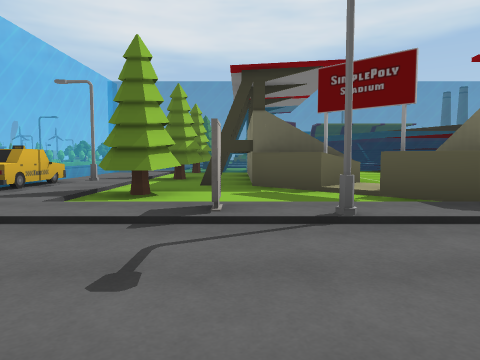
view 1 (above)

24 first-person views from a walk through a 3-D level made in the Unity game engine. The camera is 1.2 m above the floor, tilts 4° down and sees 70° across. The floor is counted in squares, 2.68 m on a side. Each view is taken from the middle of a square. On the plan, view 1 faces up. The plan holds only what a view shows up to about 9 squares ahead; the rest is blank. The place goes on beyond the plan. The player character is not drawn. Some animated figures are left out.

view 2
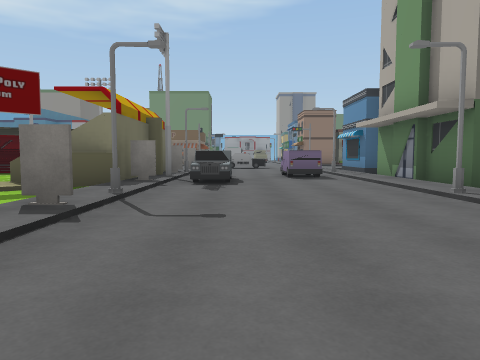

view 3
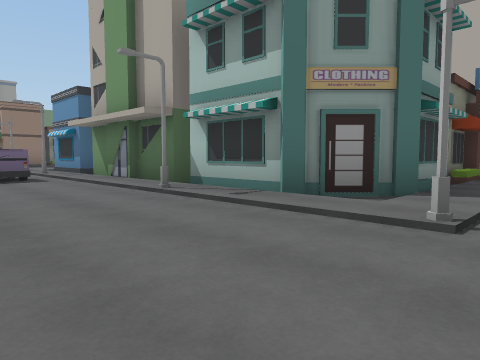

view 4
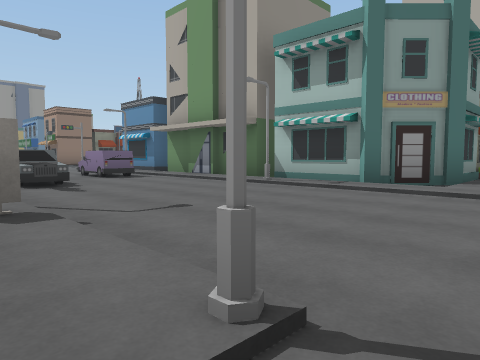

view 5
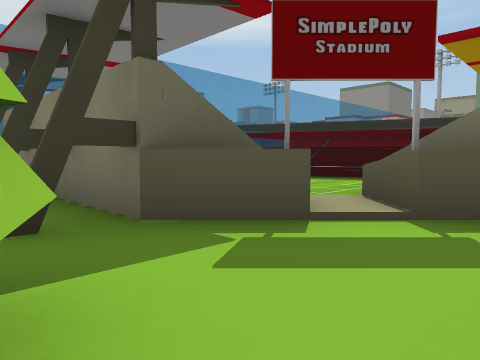

view 6
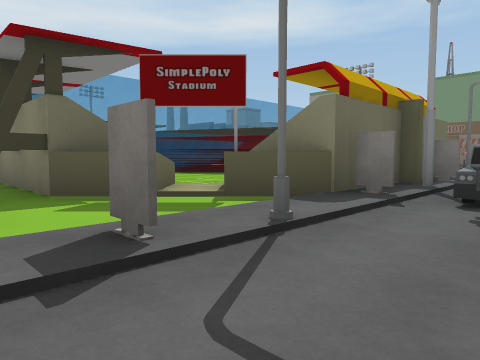

view 7
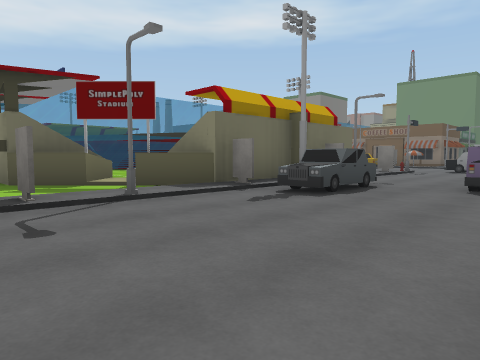

view 8
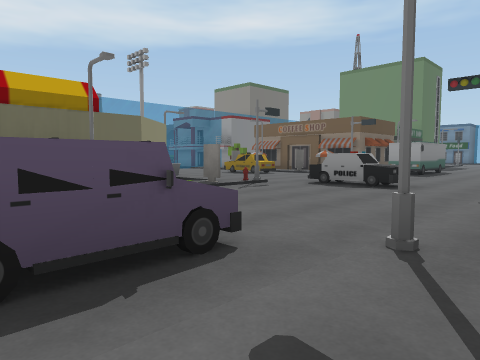

view 9
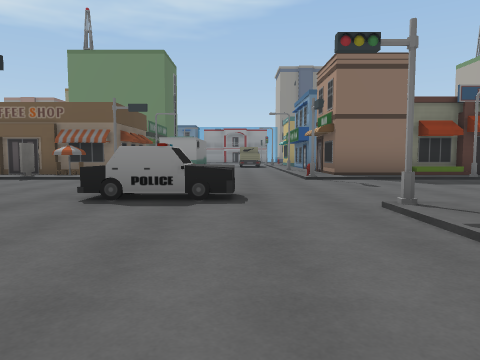

view 10
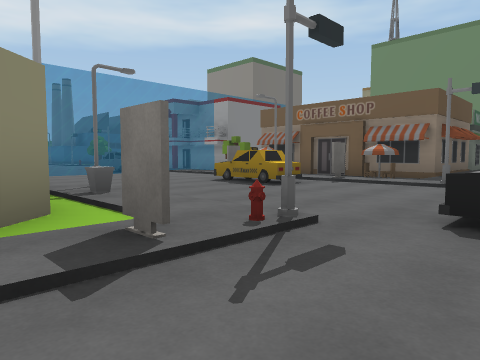

view 11
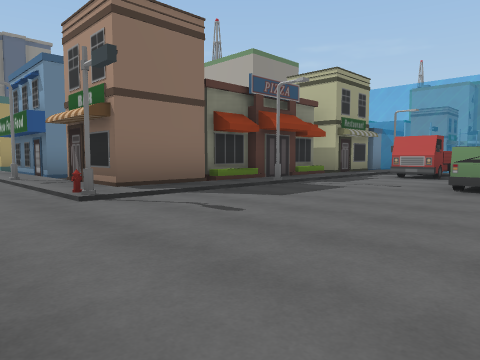

view 12
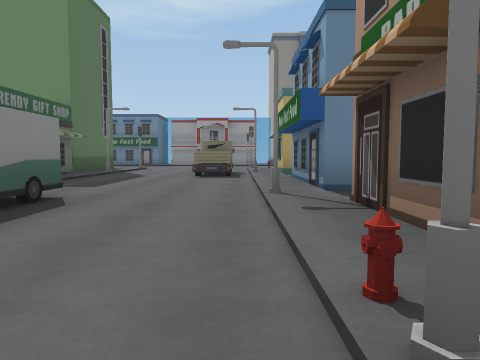

view 13
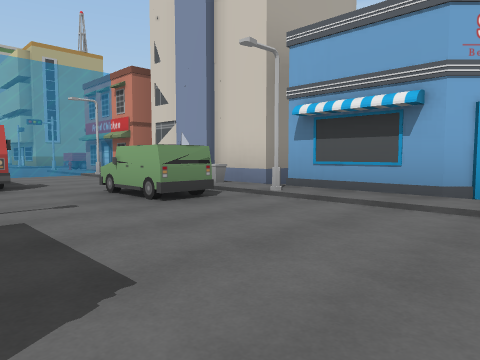

view 14
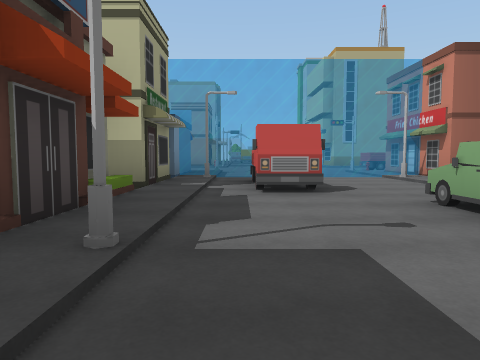

view 15
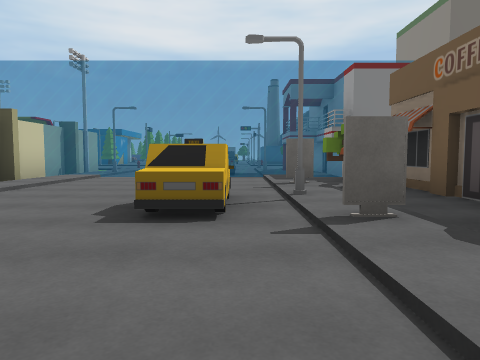

view 16
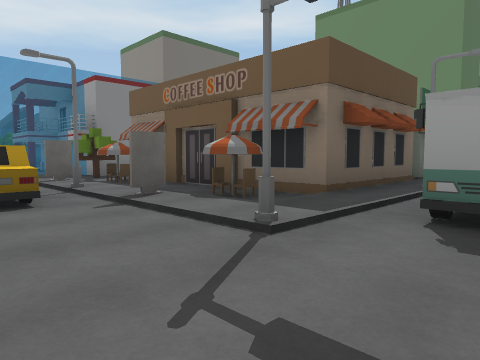

view 17
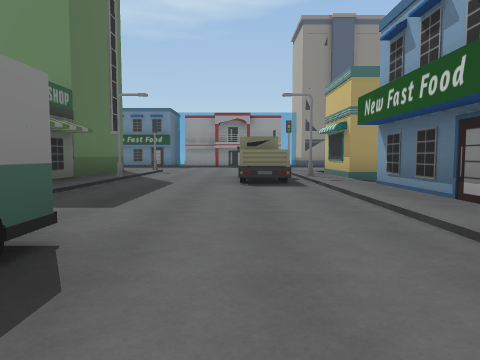

view 18
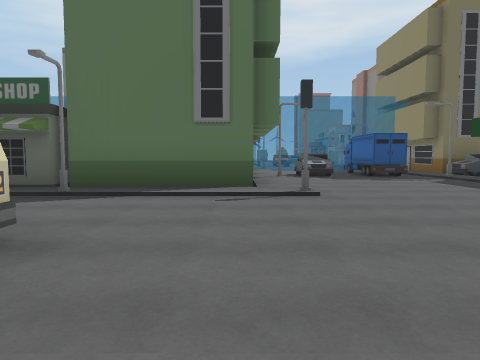

view 19
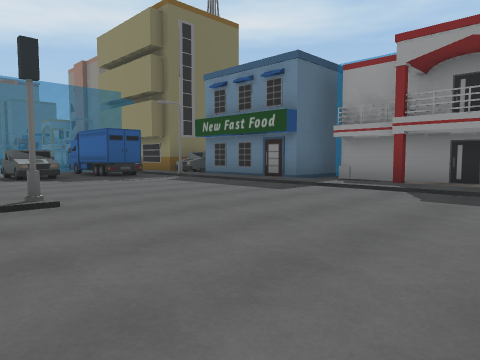

view 20
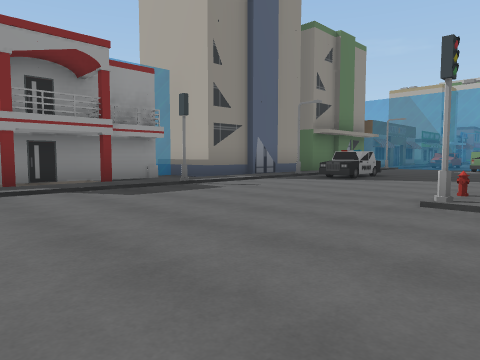

view 21
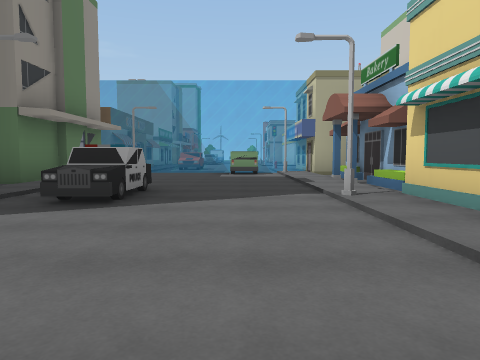

view 22
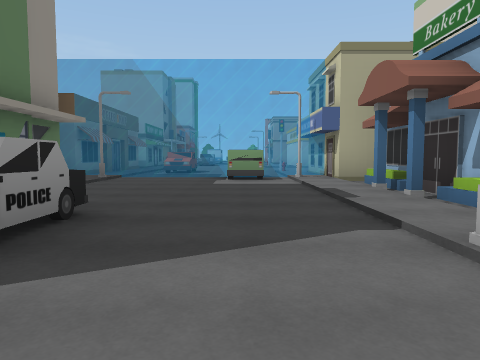

view 23
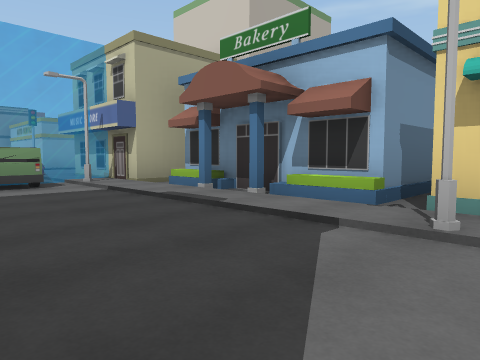

view 24
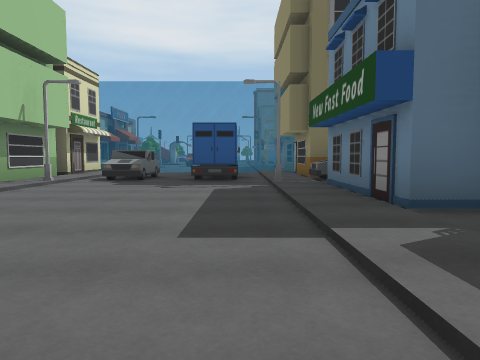

### Floor plan
Key: @ floor where view 1 was taken; # wall or solid block; x gap in a wall; . main floor; : floor 0.25 m higher than the main floor; / step, stairs or slope; = window, fence, low wall or low ledge; B building; T taxi; S streetlight; C car; H hydrant; R truck; O other object.
Columns run from 4 left of view 1 to 31 right of it. Each row starts with its distance up from view 1.
 11      B      #S.OOS#
 10    O B      ===OO=#             B
  9 =.:O BB=BBB .:...:##       B   .:B
  8 =.:.BBB BBBB#:...:O        B:.OO:B
  7  .:O#BB BBBB.:...OO        B:R.O:R
  6 TTS.#BB  BBB S..TS##       BSR.OS
  5 TT:..BB B BB.O..T:##    B  B:...:B
  4  .:O..BBBB B.:...OO#    B  B:...:B
  3  .:.O..OBOB.O:...:.###OOBBBB:...:BB
  2  .#..S....S..H...#..S....S..#...:.#
  1  ......CC.....C...OO............#.#
  0  ...@...OO....C.........RR......x.#
 -1  .#..S....S..#...H..S....S......:.#
 -2  .::B::B::##::...:OO:BBB:##:H...:.=
 -3   :B BB BB ##:...:OO B   #  :...:BBB
 -4   :B  B     #:...:B        #:.//:B
 -5   :B  B     #SO..SB       ..S.CCSB
 -6    B      BBBO/..:B      BB/:...:.
 -7    B        B:...:B       B.:... B
 -8             B:.R.:B       B/:... B
 -9              :.R.:B   BBB  .:...:B
-10             OS. .SO       OOSO..S
-11             O:= =O       B O:O====
-12             O:. .OO      B OO RR##
-13                               RR

Positions as (right, up) in squares from view 1, and headings:
1: (0, 0), facing up
2: (-3, 1), facing right
3: (-3, 1), facing down-right
4: (-3, 3), facing down-right
5: (-1, 3), facing up-right
6: (-1, 1), facing up-right
7: (-1, -1), facing up-right
8: (4, -2), facing up-right
9: (6, 0), facing right
10: (7, 1), facing up-right
11: (9, 0), facing down-right
12: (12, -1), facing right
13: (12, -2), facing down-left
14: (12, -3), facing down
15: (12, 2), facing up
16: (11, 1), facing up-right
17: (14, 0), facing right
18: (23, -2), facing up
19: (23, -1), facing up-right
20: (23, 2), facing down-right
21: (25, -1), facing down
22: (25, -3), facing down
23: (26, -4), facing down-left
24: (27, 0), facing up
